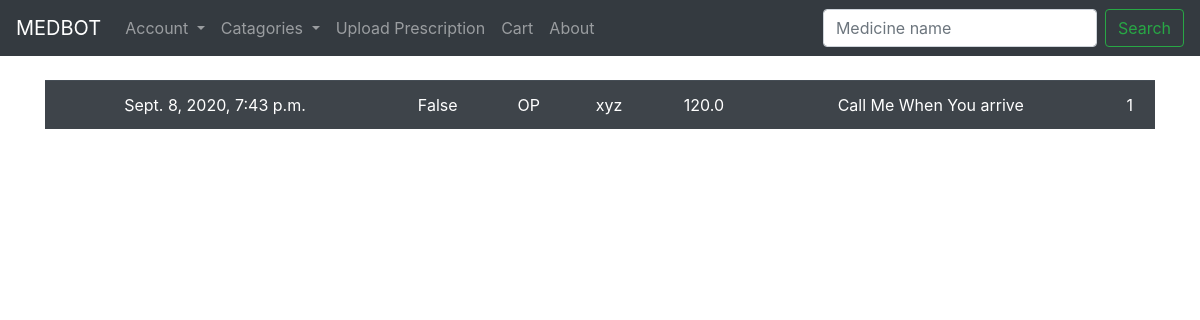
The app's page /User-Order-History (signed in), older data.
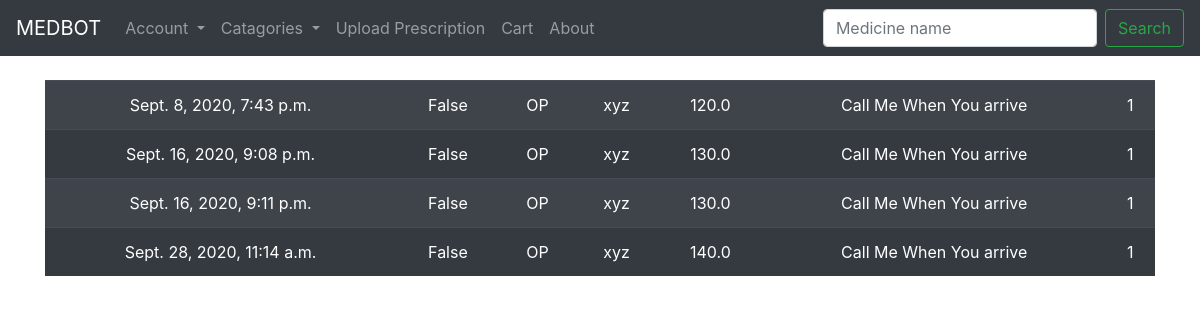
The same page, newer data.
### medbot_app/models.py (models this page shows, shortened)
class Order(models.Model):
	ONPROCESS = 'OP'
	ONTHEWAY = 'OTW'
	DELIVERED = 'DV'
	DELIVERYSTATUS = [
		(ONPROCESS, 'Processing'),
		(ONTHEWAY, 'On the way'),
		(DELIVERED, 'Medicine Delivered')
	]
	CASHONDELVRY = 'COD'
	BKASH = 'BKS'
	ROCKET = 'RKT'
	CARD = 'CRD'
	PAYPAL = 'PPL'
	PAYMENTOPTIONS = [
		(CASHONDELVRY, 'Cash On Delivery'),
		(BKASH, 'Bkash'),
		(ROCKET, 'Rocket'),
		(CARD, 'ATM Card'),
		(PAYPAL, 'PayPal')
	]
	order_id = models.BigAutoField(primary_key = True)
	order_date = models.DateTimeField(auto_now_add=True)
	pharmacy_id = models.ManyToManyField(Employee)
	customer_id = models.ForeignKey(Customer, on_delete = models.CASCADE)
	delivery_id = models.ForeignKey(Delivery, on_delete = models.CASCADE)
	delivery_status = models.CharField(max_length = 3, choices = DELIVERYSTATUS, default = ONPROCESS)
	rating = models.IntegerField()
	order_quantity = models.IntegerField(default= 5)
	med_ids = models.ManyToManyField(Inventory)
	order_status = models.BooleanField(default=False)
	order_type = models.CharField(max_length = 3, choices = PAYMENTOPTIONS, default = CASHONDELVRY)
	delivery_note = models.CharField(max_length = 100, default = "Call me when you arrive")
	order_cost = models.CharField(max_length = 10, default = "10")
	order_longT = models.CharField(max_length = 20, default= "90.40")
	order_latiT = models.CharField(max_length = 20, default= "20.40")

class Customer(models.Model):
	customer_name = models.CharField(max_length = 100)
	customer_id = models.BigAutoField(primary_key = True, serialize = False)
	birthdate = models.DateField()
	customer_address = models.CharField(max_length = 254)
	customer_password = models.CharField(max_length = 100)
	customer_email = models.EmailField(max_length = 254)
	customer_phone = models.CharField(max_length = 15)
	customer_longT = models.CharField(max_length = 20, default= "90.40")
	customer_latiT = models.CharField(max_length = 20, default= "20.40")
	def __str__(self):
		return self.customer_name

class Delivery(models.Model):
	DS_id = models.AutoField(primary_key = True)
	DS_start_time = models.TimeField()
	DS_stop_time = models.TimeField()
	DS_capacity = models.IntegerField(default = 15)
	DS_status = models.BooleanField(default = True)
	def __str__(self):
		return str(self.DS_id)

### medbot_app/views.py (the view)
# urls.py: path('User-Order-History', views.orderHistoryC, name='orderHistoryC'),
def orderHistoryC(request):
	if request.session.is_empty():
		return redirect('loginC')
	else:
		obj = Order.objects.filter(customer_id = request.session['userId'])
		context = {'all': obj}
		return render(request, 'orderHistoryC.html', context)

### medbot_app/templates/orderHistoryC.html (shortened to what this page needs)
{% extends 'baseC.html' %}
{% block content %}
	{% if all %}
	<table class="table table-striped table-dark">
		{% for things in all %}
			<tr>
				<td><center>{{ things.order_date }}</center></td>
				<td><center>{{ things.order_status }}</td>
				<td><center>{{ things.delivery_status }}</td>
				<td><center>{{ things.customer_id }}</td>
				<td><center>{{ things.order_cost }}</td>
				<td><center>{{ things.delivery_note }}</td>
				<td><center>{{ things.delivery_id }}</td>
			</tr>
		{% endfor %}
	</table>
	{% endif %}
{% endblock %}

Row changes from the older to the newer data that the page shows:
added Order: order_date "Sept. 16, 2020, 9:08 p.m.", order_status "False", delivery_status "OP", customer_id "xyz", order_cost "130.0", delivery_note "Call Me When You arrive", delivery_id "1"
added Order: order_date "Sept. 16, 2020, 9:11 p.m.", order_status "False", delivery_status "OP", customer_id "xyz", order_cost "130.0", delivery_note "Call Me When You arrive", delivery_id "1"
added Order: order_date "Sept. 28, 2020, 11:14 a.m.", order_status "False", delivery_status "OP", customer_id "xyz", order_cost "140.0", delivery_note "Call Me When You arrive", delivery_id "1"
